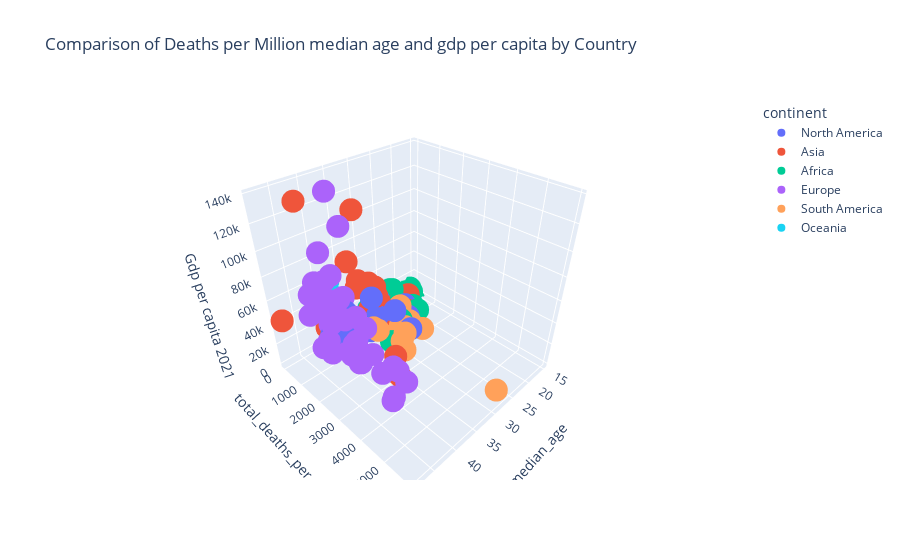

Source (notebook cell):
### Markdown cell above
#### Argument 2: 
**Lower income countries have a lower median age, which results in a lower mortality rate.**

TODO: warnings weghalen

### Code cell
import pandas as pd

# Read the datasets
covid_df = pd.read_csv('owid-covid-data.csv')
gdp_df = pd.read_csv('GDP-data.csv', skiprows=4)

# Filter data for 2021
covid_2021_df = covid_df[covid_df['date'].str.startswith('2021')]

# Convert 'date' column to datetime for proper sorting and comparison
covid_2021_df['date'] = pd.to_datetime(covid_2021_df['date'])

# Find the last available date for each location in 2021
last_dates_2021 = covid_2021_df.groupby('location')['date'].idxmax()

# Filter the dataframe to only include rows with the last available date for each location
covid_last_2021 = covid_2021_df.loc[last_dates_2021]

# Group by location and take the last value for the required columns
covid_deaths_cases_2021 = covid_last_2021[['location', 'continent', 'total_deaths_per_million', 'total_cases_per_million', 'median_age', 'people_vaccinated_per_hundred', 'total_tests_per_thousand']].reset_index(drop=True)

GDPdata = GDPdata.rename(columns={'Country Name': 'location'})

df = pd.merge(GDPdata, covid_deaths_cases_2021, on='location', how='inner')

fig2 = px.scatter_3d(
    df,
    x="median_age",
    y="total_deaths_per_million",
    z="2021",
    hover_name="location",
    size_max=10,
    color='continent',
    title="Comparison of Deaths per Million median age and gdp per capita by Country",
    labels={
        "2021": "Gdp per capita 2021",
        "total_tests_per_thousand": "Total tests per thousand",
        "people_vaccinated_per_hundred": "vaccinated per hundred"
    }
)
fig2.show()

### Figure 1 — Plotly figure (JSON) as saved in the notebook; plotly's stock layout.template omitted (floating-point values rounded to 4 significant figures)
{"data": [{"hovertemplate": "<b>%{hovertext}</b><br><br>continent=North America<br>median_age=%{x}<br>total_deaths_per_million=%{y}<br>Gdp per capita 2021=%{z}<extra></extra>", "hovertext": ["Aruba", "Antigua and Barbuda", "Belize", "Bermuda", "Barbados", "Canada", "Costa Rica", "Cuba", "Curacao", "Cayman Islands", "Dominica", "Dominican Republic", "Grenada", "Greenland", "Guatemala", "Honduras", "Haiti", "Jamaica", "Mexico", "Nicaragua", "Panama", "Puerto Rico", "El Salvador", "Sint Maarten (Dutch part)", "Turks and Caicos Islands", "Trinidad and Tobago", "United States", "British Virgin Islands"], "legendgroup": "North America", "marker": {"color": "#636efa", "symbol": "circle"}, "mode": "markers", "name": "North America", "scene": "scene", "showlegend": true, "type": "scatter3d", "x": [41.2, 32.1, 25, null, 39.8, 41.4, 33.6, 43.1, 41.7, null, null, 27.6, 29.4, null, 22.9, 24.9, 24.3, 31.4, 29.3, 27.3, 29.7, 38.2, 27.6, null, null, 36.2, 38.3, null], "y": [1700.0, 1258.0, 1461.0, 1651.0, 923.1, 776.3, 1418.0, 742.0, 972.9, 160.1, 618.5, 377.3, 1594.0, 17.7, 902.0, 999.6, 66.12, 870.8, 2378.0, 31.09, 1681.0, 1015.0, 602.6, 1697.0, 568.6, 1775.0, 2402.0, 1245.0], "z": [38230.0, 25490.0, 11560.0, 91510.0, 14690.0, 55630.0, 23700.0, null, 25160.0, 75900.0, 14470.0, 21920.0, 14330.0, 68090.0, 12110.0, 6286.0, 3115.0, 9611.0, 21120.0, 6875.0, 30900.0, 40540.0, 10860.0, 39470.0, 21230.0, 27630.0, 70220.0, null]}, {"hovertemplate": "<b>%{hovertext}</b><br><br>continent=Asia<br>median_age=%{x}<br>total_deaths_per_million=%{y}<br>Gdp per capita 2021=%{z}<extra></extra>", "hovertext": ["Afghanistan", "United Arab Emirates", "Armenia", "Azerbaijan", "Bangladesh", "Bahrain", "Bhutan", "China", "Georgia", "Indonesia", "India", "Iraq", "Israel", "Jordan", "Japan", "Kazakhstan", "Cambodia", "Kuwait", "Lebanon", "Sri Lanka", "Maldives", "Myanmar", "Mongolia", "Malaysia", "Nepal", "Oman", "Pakistan", "Philippines", "Qatar", "Saudi Arabia", "Singapore", "Thailand", "Tajikistan", "Turkmenistan", "Uzbekistan"], "legendgroup": "Asia", "marker": {"color": "#EF553B", "symbol": "circle"}, "mode": "markers", "name": "Asia", "scene": "scene", "showlegend": true, "type": "scatter3d", "x": [18.6, 34, 35.7, 32.4, 27.5, 32.4, 28.6, 38.7, 38.7, 29.3, 28.2, 20, 30.6, 23.2, 48.2, 30.6, 25.6, 33.7, 31.1, 34.1, 30.6, 29.1, 28.6, 29.9, 25, 30.7, 23.5, 25.2, 31.9, 31.9, 42.4, 40.1, 23.3, 26.9, 28.2], "y": [178.8, 228.4, 2857.0, 799.8, 163.9, 946.9, 3.834, 3.997, 3609.0, 522.9, 338.5, 542.1, 873.2, 1103.0, 148.3, 937.5, 179.4, 578.1, 1644.0, 681.7, 498.3, 355.4, 582.9, 923.3, 379.2, 979.0, 122.6, 443.1, 227.8, 243.6, 145.8, 301.0, 12.56, null, 24.84], "z": [2139.0, 68910.0, 16900.0, 20110.0, 7366.0, 54350.0, 13420.0, 20410.0, 18690.0, 12900.0, 8045.0, 12480.0, 46130.0, 9115.0, 44290.0, 34230.0, 4668.0, 48130.0, 11860.0, 14310.0, 18870.0, 5139.0, 14950.0, 30460.0, 4461.0, 38930.0, 5555.0, 8797.0, 108900.0, 47750.0, 128700.0, 20250.0, 4075.0, null, 8162.0]}, {"hovertemplate": "<b>%{hovertext}</b><br><br>continent=Africa<br>median_age=%{x}<br>total_deaths_per_million=%{y}<br>Gdp per capita 2021=%{z}<extra></extra>", "hovertext": ["Angola", "Burundi", "Benin", "Burkina Faso", "Botswana", "Central African Republic", "Cote d'Ivoire", "Cameroon", "Comoros", "Djibouti", "Algeria", "Eritrea", "Ethiopia", "Gabon", "Ghana", "Guinea", "Guinea-Bissau", "Equatorial Guinea", "Kenya", "Liberia", "Libya", "Lesotho", "Morocco", "Madagascar", "Mali", "Mozambique", "Mauritania", "Mauritius", "Malawi", "Namibia", "Niger", "Nigeria", "Rwanda", "Sudan", "Senegal", "Sierra Leone", "Somalia", "South Sudan", "Sao Tome and Principe", "Eswatini", "Seychelles", "Chad", "Togo", "Tunisia", "Tanzania", "Uganda", "South Africa", "Zambia", "Zimbabwe"], "legendgroup": "Africa", "marker": {"color": "#00cc96", "symbol": "circle"}, "mode": "markers", "name": "Africa", "scene": "scene", "showlegend": true, "type": "scatter3d", "x": [16.8, 17.5, 18.8, 17.6, 25.8, 18.3, 18.7, 18.8, 20.4, 25.4, 29.1, 19.3, 19.8, 23.1, 21.1, 19, 19.4, 22.4, 20, 19.2, 29, 22.2, 29.6, 19.6, 16.4, 17.7, 20.3, 37.4, 18.1, 22, 15.1, 18.1, 20.3, 19.7, 18.7, 19.1, 16.8, 19.2, 18.7, 21.5, 36.2, 16.7, 19.4, 32.7, 17.7, 16.4, 27.3, 17.7, 19.6], "y": [49.06, 1.086, 12.06, 13.98, 927.3, 18.1, 25.11, 66.31, 182.8, 168.6, 138.7, 19.54, 55.88, 120.1, 38.45, 28.07, 70.76, 104.5, 99.19, 54.12, 828.1, 288.4, 395.8, 34.68, 28.9, 59.45, 182.0, 586.4, 114.1, 1407.0, 10.46, 13.79, 97.7, 70.36, 109.1, 14.29, 75.75, 12.37, 250.7, 1059.0, 1176.0, 10.21, 27.8, 2066.0, 11.25, 69.42, 1516.0, 184.7, 299.3], "z": [7414.0, 864.3, 3575.0, 2468.0, 16650.0, 1057.0, 6433.0, 4742.0, 3427.0, 6032.0, 12890.0, null, 2628.0, 19550.0, 6544.0, 3735.0, 2164.0, 17940.0, 5360.0, 1557.0, 15130.0, 2456.0, 8581.0, 1642.0, 2399.0, 1440.0, 5988.0, 22740.0, 1732.0, 10820.0, 1538.0, 5624.0, 2706.0, 3420.0, 4266.0, 1624.0, 1462.0, null, 5703.0, 10200.0, 25940.0, 1764.0, 2679.0, 12130.0, 3451.0, 2688.0, 14170.0, 3527.0, 3276.0]}, {"hovertemplate": "<b>%{hovertext}</b><br><br>continent=Europe<br>median_age=%{x}<br>total_deaths_per_million=%{y}<br>Gdp per capita 2021=%{z}<extra></extra>", "hovertext": ["Albania", "Andorra", "Austria", "Belgium", "Bulgaria", "Bosnia and Herzegovina", "Belarus", "Switzerland", "Cyprus", "Czechia", "Germany", "Denmark", "Spain", "Estonia", "Finland", "France", "United Kingdom", "Gibraltar", "Greece", "Croatia", "Hungary", "Isle of Man", "Ireland", "Iceland", "Italy", "Liechtenstein", "Lithuania", "Luxembourg", "Latvia", "Monaco", "Moldova", "North Macedonia", "Malta", "Montenegro", "Netherlands", "Norway", "Poland", "Portugal", "Romania", "San Marino", "Serbia", "Slovenia", "Sweden", "Ukraine", "Kosovo"], "legendgroup": "Europe", "marker": {"color": "#ab63fa", "symbol": "circle"}, "mode": "markers", "name": "Europe", "scene": "scene", "showlegend": true, "type": "scatter3d", "x": [38, null, 44.4, 41.8, 44.7, 42.5, 40.3, 43.1, 37.3, 43.3, 46.6, 42.3, 45.5, 42.7, 42.8, 42, 40.8, null, 45.3, 44, 43.4, null, 38.7, 37.3, 47.9, null, 43.5, 39.7, 43.9, null, 37.6, 39.1, 42.4, 39.1, 43.2, 39.7, 41.8, 46.2, 43, null, 41.2, 44.5, 41, 41.4, null], "y": [1121.0, 1741.0, 1855.0, 2419.0, 4501.0, 4108.0, 575.1, 1353.0, 710.9, 3429.0, 1412.0, 543.5, 1919.0, 1379.0, 331.4, 1921.0, 2609.0, 3060.0, 1974.0, 3047.0, 3843.0, 792.6, 1205.0, 99.22, 2313.0, 1753.0, 2655.0, 980.5, 2602.0, 1041.0, 3112.0, 3989.0, 924.4, 3630.0, 1193.0, 245.7, 2367.0, 1839.0, 2978.0, 2909.0, 1829.0, 2872.0, 1451.0, 2331.0, 1672.0], "z": [16260.0, 58830.0, 63420.0, 62110.0, 29410.0, 18380.0, 27610.0, 81600.0, 48470.0, 48420.0, 61940.0, 69880.0, 43620.0, 45050.0, 57850.0, 53830.0, 52840.0, null, 33020.0, 36950.0, 38640.0, null, 114100.0, 61480.0, 49910.0, null, 46410.0, 137900.0, 36780.0, null, 15680.0, 19900.0, 53390.0, 24510.0, 67690.0, 86890.0, 40460.0, 38780.0, 37970.0, 65720.0, 22580.0, 46500.0, 63380.0, 18040.0, 12360.0]}, {"hovertemplate": "<b>%{hovertext}</b><br><br>continent=South America<br>median_age=%{x}<br>total_deaths_per_million=%{y}<br>Gdp per capita 2021=%{z}<extra></extra>", "hovertext": ["Argentina", "Bolivia", "Brazil", "Chile", "Colombia", "Ecuador", "Guyana", "Peru", "Paraguay", "Suriname", "Uruguay"], "legendgroup": "South America", "marker": {"color": "#FFA15A", "symbol": "circle"}, "mode": "markers", "name": "South America", "scene": "scene", "showlegend": true, "type": "scatter3d", "x": [31.9, 25.4, 33.5, 35.4, 32.2, 28.1, 26.3, 29.1, 26.5, 29.6, 35.6], "y": [2589.0, 1598.0, 2872.0, 1990.0, 2500.0, 1869.0, 1288.0, 5946.0, 2448.0, 1919.0, 1800.0], "z": [26090.0, 9343.0, 17450.0, 29150.0, 17590.0, 13290.0, 23180.0, 14850.0, 15360.0, 18450.0, 29500.0]}, {"hovertemplate": "<b>%{hovertext}</b><br><br>continent=Oceania<br>median_age=%{x}<br>total_deaths_per_million=%{y}<br>Gdp per capita 2021=%{z}<extra></extra>", "hovertext": ["American Samoa", "Australia", "Fiji", "Guam", "Kiribati", "Marshall Islands", "Northern Mariana Islands", "New Caledonia", "Nauru", "New Zealand", "Palau", "Papua New Guinea", "French Polynesia", "Solomon Islands", "Tonga", "Tuvalu", "Vanuatu", "Samoa"], "legendgroup": "Oceania", "marker": {"color": "#19d3f3", "symbol": "circle"}, "mode": "markers", "name": "Oceania", "scene": "scene", "showlegend": true, "type": "scatter3d", "x": [null, 37.9, 28.6, 31.4, 23.2, null, null, 33.4, null, 37.9, null, 22.6, 32.7, 20.8, 22.3, null, 23.1, 22], "y": [null, 90.8, 749.6, 1572.0, null, null, 221.9, 965.7, null, 9.643, null, 58.17, 2076.0, null, null, null, null, null], "z": [null, 57410.0, 10590.0, null, 2216.0, 6594.0, null, null, 12130.0, 48560.0, 15570.0, 4014.0, null, 2645.0, 6779.0, 5081.0, 3090.0, 6107.0]}], "layout": {"legend": {"title": {"text": "continent"}, "tracegroupgap": 0}, "scene": {"domain": {"x": [0, 1], "y": [0, 1]}, "xaxis": {"title": {"text": "median_age"}}, "yaxis": {"title": {"text": "total_deaths_per_million"}}, "zaxis": {"title": {"text": "Gdp per capita 2021"}}}, "title": {"text": "Comparison of Deaths per Million median age and gdp per capita by Country"}}}
